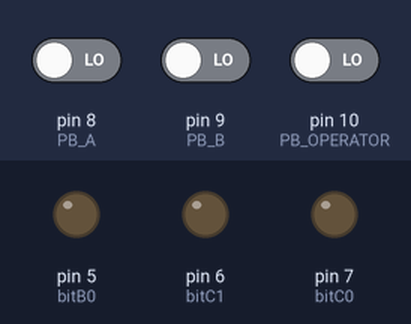
This sketch was run on a simulated Arduino Uno, built with avr-gcc and run on an emulated ATmega328P. Shown: output pins drawn as LEDs (lit = HIGH). Dashed ring = blinking. The inputs (shaded band) are chosen by the test bench; at power-on: pin 9 (PB_B) LOW, pin 8 (PB_A) LOW, pin 10 (PB_OPERATOR) LOW.

Above: at 1.2 s.
1.3 s: pin 9 (PB_B) driven HIGH
At 1.75 s:
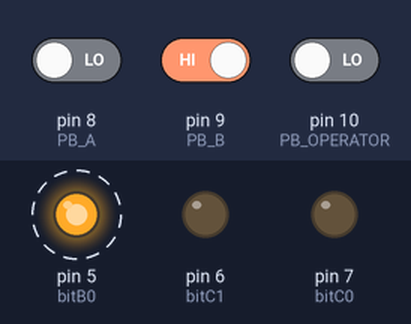
4.3 s: pin 8 (PB_A) driven HIGH
At 5.3 s:
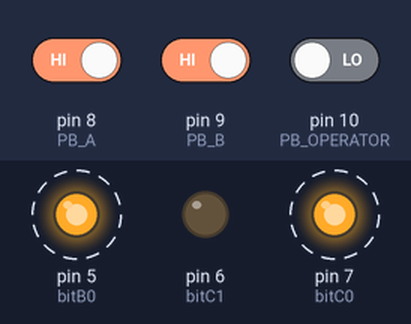
7.3 s: pin 10 (PB_OPERATOR) driven HIGH
At 8.3 s:
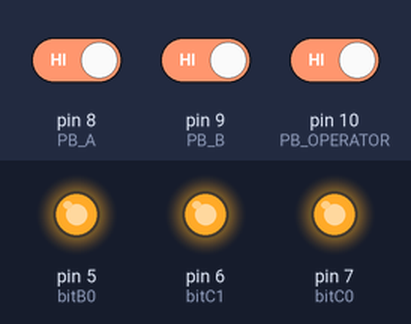
10.3 s: pin 9 (PB_B) driven LOW
At 11.3 s:
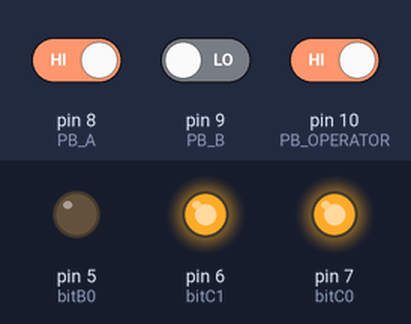
13.0 s: pin 8 (PB_A) driven LOW
16.0 s: pin 8 (PB_A) driven HIGH
At 17.6 s:
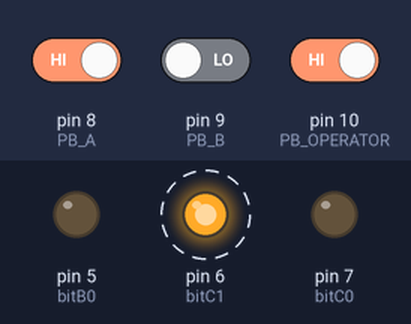
Timing chart, 0 to 19.7 s (numbered marks = the images above; inputs shaded):
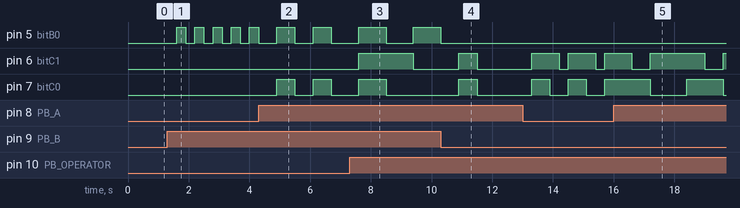

The sketch:

02-logic-gate.ino
```cpp
const short ledPins[6] = {2, 3, 4, 5, 6, 7};
const short buttonPins[3] = {8, 9, 10};
const short PB_A = 8, PB_B = 9, PB_OPERATOR = 10;

const short bitA1 = 2, bitA0 = 3, bitB1 = 4, bitB0 = 5, bitC1 = 6, bitC0 = 7;

short A = 0, B = 0, C = 0;
short selectedOperator = 0;

void setup() {
  for (int i = 0; i < 6; i++) {
  	pinMode(ledPins[i], OUTPUT);
  }

  for (int i = 0; i < 6; i++) {
  	pinMode(buttonPins[i], INPUT);
  }
}

void loop() {
  if (digitalRead(PB_A) == HIGH) {
    A += 1;
    if (A > 3) A -= 4;	// Prevent overflow
    delay(300);			// Basic debounce
  }

  if (digitalRead(PB_B) == HIGH) {
    B += 1;
    if (B > 3) B -= 4;	// Prevent overflow
    delay(300);			// Basic debounce
  }

  if (digitalRead(PB_OPERATOR) == HIGH) {
    selectedOperator += 1;
    if (selectedOperator > 3) selectedOperator -= 4;	// Prevent overflow
    delay(300);											// Basic debounce
  }

  digitalWrite(bitA1, bitRead(A, 1));  // A1
  digitalWrite(bitA0, bitRead(A, 0));  // A0
  digitalWrite(bitB1, bitRead(B, 1));  // B1
  digitalWrite(bitB0, bitRead(B, 0));  // B0

  switch (selectedOperator) {
  	case 0:  // AND
      C = A & B;
      break;
    case 1:  // OR
      C = A | B;
      break;
    case 2:  // XOR
      C = A ^ B;
      break;
    case 3:  // NOT
      C = ~A & 0x03;
      break;
  }

  digitalWrite(bitC1, bitRead(C, 1));
  digitalWrite(bitC0, bitRead(C, 0));
}
```

Measured:
- after the input at 1.3 s, pin 5 (bitB0): alternates HIGH for 0.30 s and LOW for 0.30 s, starting after 0.30 s
- after the input at 4.3 s, pin 5 (bitB0), pin 7 (bitC0): alternates HIGH for 0.60 s and LOW for 0.60 s, starting after 0.60 s
- after the input at 7.3 s, pin 6 (bitC1): LOW → HIGH after 0.30 s, → LOW 1.8 s later
- after the input at 10.3 s, pin 5 (bitB0): goes on until 10.3 s, then stays LOW; pin 6 (bitC1): LOW → HIGH after 0.60 s instead of 0.90 s
- after the input at 16.0 s, pin 6 (bitC1): LOW → HIGH after 1.2 s, → LOW 1.8 s later, → HIGH 0.60 s later
